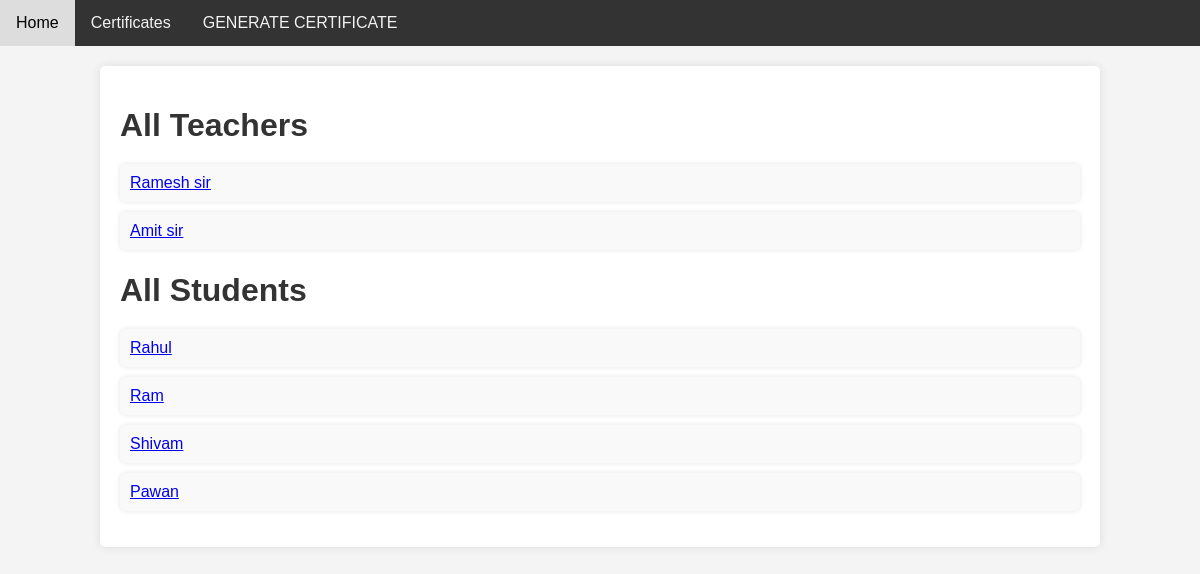
Before: / with the older database file.
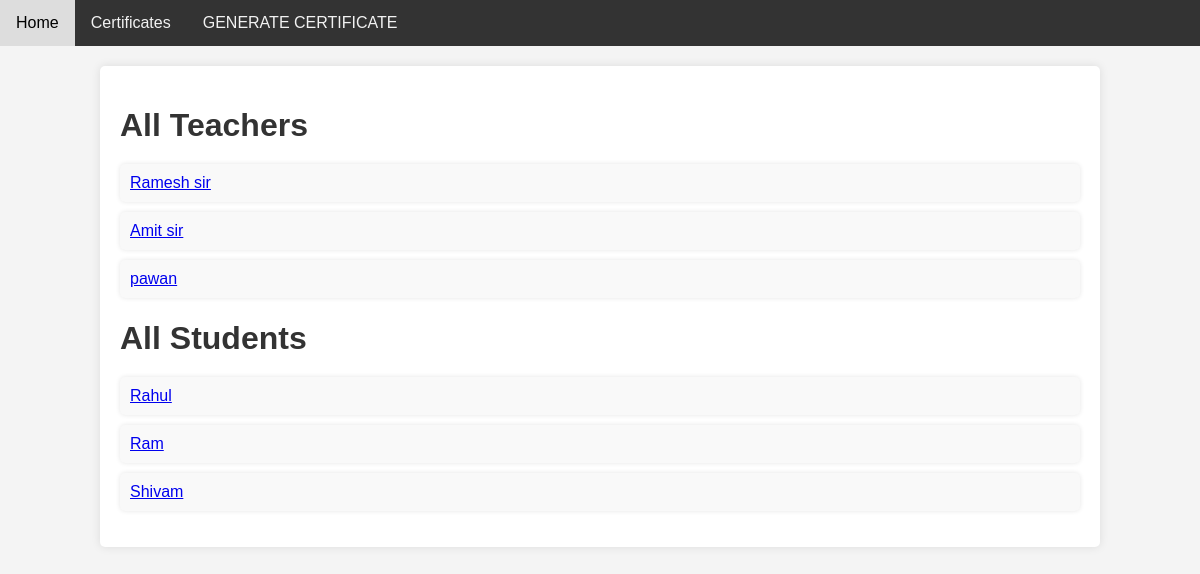
After: the same page with the newer database file.
### cert_app/models.py (models this page shows, shortened)
class Teacher(models.Model):
    name = models.CharField(max_length=100)
    students = models.ManyToManyField(Student,blank=True)

class Student(models.Model):
    name = models.CharField(max_length=100)
    teachers = models.ManyToManyField("Teacher",blank=True)

### cert_app/views/home.py (the view)
# urls.py: path('', views.home, name='home'),
def home(request):
    from cert_app.models import Teacher,Student
    from django.shortcuts import render
    teachers = Teacher.objects.all()
    students = Student.objects.all()
    return render(request, 'home.html', {'teachers': teachers, 'students': students})

### cert_app/templates/home.html (shortened to what this page needs)
{% extends 'base.html' %}
{% block content %}
    <div class="container">
        <h1>All Teachers</h1>
        <ul>
            {% for teacher in teachers %}
                <li><a href="{% url 'students_for_teacher' teacher.id %}">{{ teacher.name }}</a></li>
            {% endfor %}
        </ul>
        <h1>All Students</h1>
        <ul>
            {% for student in students %}
                <li><a href="{% url 'teachers_for_student' student.id %}">{{ student.name }}</a></li>
            {% endfor %}
        </ul>
    </div>
{% endblock %}

Changed rows visible on the page:
removed Student: name "Pawan"
added Teacher: name "pawan"
